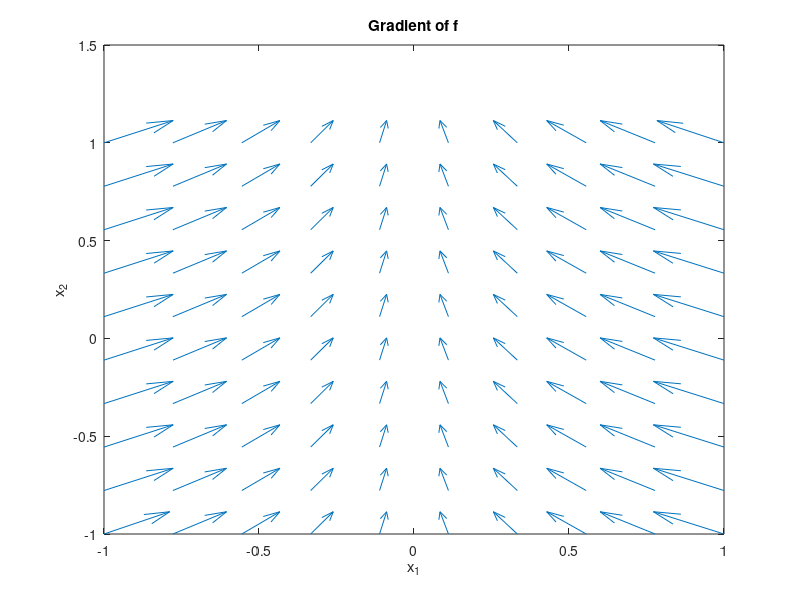

MATLAB code for this plot:
% Define the function
f = @(x) x(1)^2 + 2*x(2)^2; % for example, we use a simple quadratic function of two variables
f = @(x) 100*(x(2) - x(1)^2) + (1 - x(1))^2;

% Define the step size
epsilon = 0.1;

% Define the range of x values
x_min = [-1;-1];
x_max = [1;1];
n_steps = 10;

% Create the range of x values using meshgrid
x1_values = linspace(x_min(1), x_max(1), n_steps);
x2_values = linspace(x_min(2), x_max(2), n_steps);
[x1, x2] = meshgrid(x1_values, x2_values);
x_values = [x1(:), x2(:)];

% Define the unit vectors in each direction
e_i = eye(length(x_min));

% Initialize the gradient array
df = zeros(length(x_values), length(x_min));

% Calculate the gradient using the forward difference algorithm for each direction
for i = 1:length(x_min)
    for j = 1:length(x_values)
        if j == 1
            % Forward difference approximation at the first point
            df(j,i) = (f(x_values(j,:) + epsilon*e_i(:,i)') - f(x_values(j,:))) / epsilon;
        elseif j == length(x_values)
            % Backward difference approximation at the last point
            df(j,i) = (f(x_values(j,:)) - f(x_values(j,:) - epsilon*e_i(:,i)')) / epsilon;
        else
            % Central difference approximation for intermediate points
            df(j,i) = (f(x_values(j,:) + epsilon*e_i(:,i)') - f(x_values(j,:) - epsilon*e_i(:,i)')) / (2*epsilon);
        end
    end
end

% Display the result
figure;
quiver(x_values(:,1), x_values(:,2), df(:,1), df(:,2));
xlabel('x_1');
ylabel('x_2');
title('Gradient of f');
